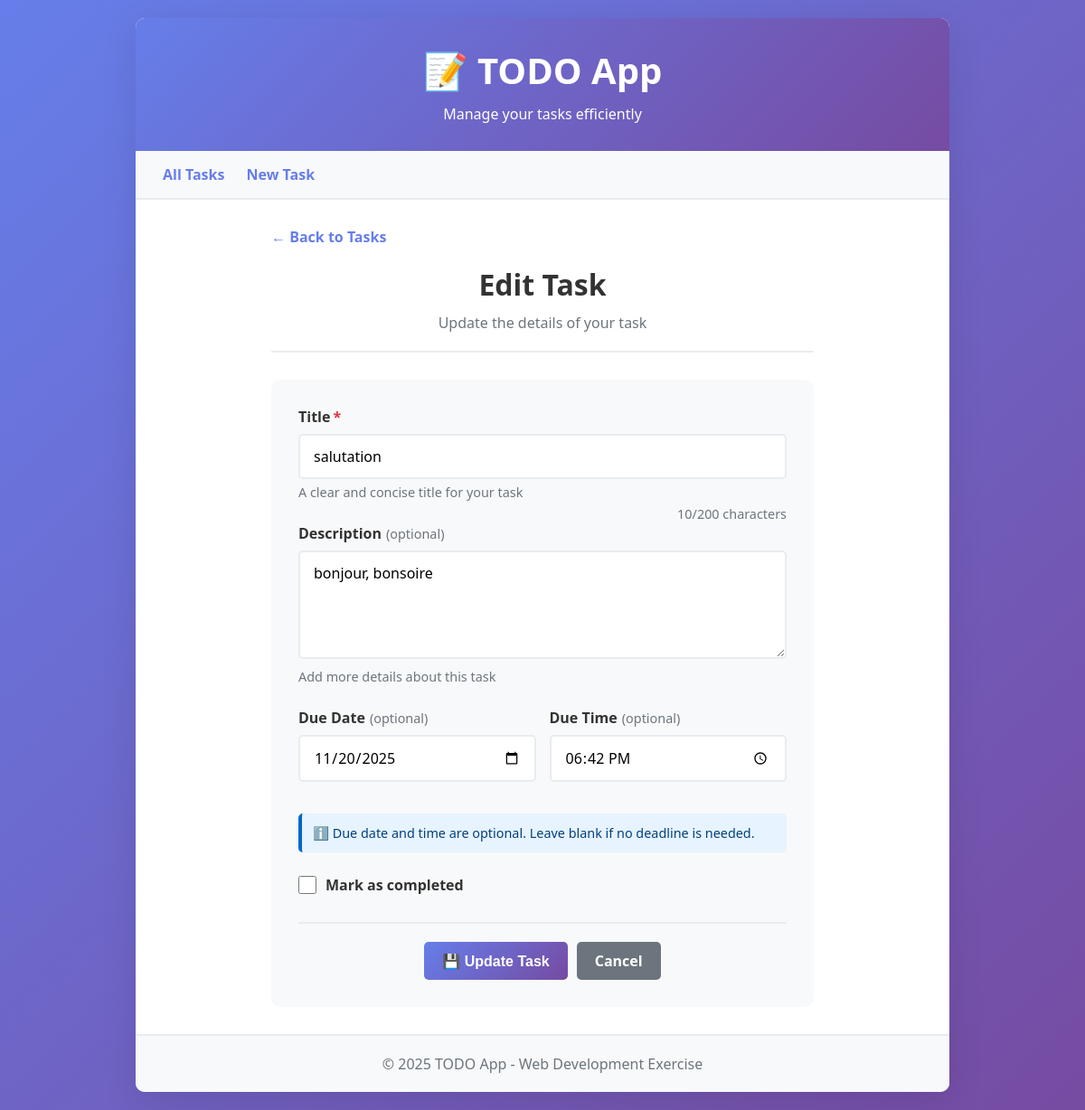
Page /1/update/ on the committed database.
### todo/models.py (models this page shows, shortened)
class Task(models.Model):
    title = models.CharField(max_length=200)
    description = models.TextField(blank=True, null=True)
    completed = models.BooleanField(default=False)
    due_date = models.DateField(blank=True, null=True)
    due_time = models.TimeField(blank=True, null=True)
    created_at = models.DateTimeField(auto_now_add=True)
    updated_at = models.DateTimeField(auto_now=True)
    class Meta:
        ordering = ['-created_at']  # Les plus récents en premier

### todo/views.py (the view, shortened to what this page needs)
# urls.py: path('<int:pk>/update/', views.task_update, name='task_update'),
def task_update(request, pk):
    task = get_object_or_404(Task, pk=pk)
    return render(request, 'task_form.html', {'task': task})

### todo/templates/task_form.html (shortened to what this page needs)
{% extends 'base.html' %}
{% block content %}
<div class="form-container">
    <a href="{% url 'task_list' %}" class="back-link">
        ← Back to Tasks
    </a>
    <div class="form-header">
        <h2>{% if task %}Edit Task{% else %}Create New Task{% endif %}</h2>
        <p>{% if task %}Update the details of your task{% else %}Add a new task to your list{% endif %}</p>
    </div>
    <div class="form-card">
        <form method="post" id="taskForm">
            <div class="form-group">
                <label for="id_title" class="form-label">
                    Title<span class="required">*</span>
                </label>
                <input
                    type="text"
                    name="title"
                    id="id_title"
                    class="form-control {% if form.title.errors %}error{% endif %}"
                    value="{% if task %}{{ task.title }}{% endif %}"
                    placeholder="Enter task title"
                    required
                    maxlength="200"
                >
                <small class="form-help">A clear and concise title for your task</small>
            </div>
            <div class="form-group">
                <label for="id_description" class="form-label">
                    Description<span class="optional">(optional)</span>
                </label>
                <textarea
                    name="description"
                    id="id_description"
                    class="form-control {% if form.description.errors %}error{% endif %}"
                    placeholder="Enter task description"
                >{% if task %}{{ task.description }}{% endif %}</textarea>
                <small class="form-help">Add more details about this task</small>
            </div>
            <div class="form-row">
                <div class="form-group">
                    <label for="id_due_date" class="form-label">
                        Due Date<span class="optional">(optional)</span>
                    </label>
                    <input
                        type="date"
                        name="due_date"
                        id="id_due_date"
                        class="form-control {% if form.due_date.errors %}error{% endif %}"
                        value="{% if task and task.due_date %}{{ task.due_date|date:'Y-m-d' }}{% endif %}"
                    >
                </div>
                <div class="form-group">
                    <label for="id_due_time" class="form-label">
                        Due Time<span class="optional">(optional)</span>
                    </label>
                    <input
                        type="time"
                        name="due_time"
                        id="id_due_time"
                        class="form-control {% if form.due_time.errors %}error{% endif %}"
                        value="{% if task and task.due_time %}{{ task.due_time|time:'H:i' }}{% endif %}"
                    >
                </div>
            </div>
            <div class="datetime-info">
                ℹ️ Due date and time are optional. Leave blank if no deadline is needed.
            </div>
            {% if task %}
            <div class="form-group" style="margin-top: 25px;">
                <div class="checkbox-group">
                    <input
                        type="checkbox"
                        name="completed"
                        id="id_completed"
                    >
                    <label for="id_completed" class="form-label">Mark as completed</label>
                </div>
            </div>
            {% endif %}
            <div class="form-actions">
                <button type="submit" class="btn btn-primary">
                    {% if task %}💾 Update Task{% else %}➕ Create Task{% endif %}
                </button>
                <a href="{% url 'task_list' %}" class="btn btn-secondary">Cancel</a>
            </div>
        </form>
    </div>
</div>
{% endblock %}

### todo/templates/base.html (style rules this page uses)
* { margin: 0; padding: 0; box-sizing: border-box; }
body { font-family: 'Segoe UI', Tahoma, Geneva, Verdana, sans-serif; background: linear-gradient(135deg, #667eea 0%, #764ba2 100%); min-height: 100vh; padding: 20px; }
.btn { display: inline-block; padding: 10px 20px; border: none; border-radius: 5px; cursor: pointer; text-decoration: none; font-size: 16px; transition: all 0.3s; font-weight: 600; }
.btn-primary { background: linear-gradient(135deg, #667eea 0%, #764ba2 100%); color: white; }
.btn-secondary { background: #6c757d; color: white; }

### todo/templates/task_form.html (style rules this page uses)
.form-container { max-width: 600px; margin: 0 auto; }
.form-header { text-align: center; margin-bottom: 30px; padding-bottom: 20px; border-bottom: 2px solid #e9ecef; }
.form-header h2 { font-size: 2em; color: #333; margin-bottom: 10px; }
.form-header p { color: #6c757d; }
.form-card { background: #f8f9fa; border-radius: 10px; padding: 30px; }
.form-group { margin-bottom: 25px; }
.form-label { display: block; font-weight: 600; color: #333; margin-bottom: 8px; font-size: 1em; }
.form-label .required { color: #dc3545; margin-left: 3px; }
.form-label .optional { color: #6c757d; font-weight: normal; font-size: 0.9em; margin-left: 5px; }
.form-control { width: 100%; padding: 12px 15px; border: 2px solid #e9ecef; border-radius: 5px; font-size: 1em; transition: all 0.3s; font-family: inherit; }
textarea.form-control { min-height: 120px; resize: vertical; }
.form-help { font-size: 0.9em; color: #6c757d; margin-top: 5px; display: block; }
.form-row { display: grid; grid-template-columns: 1fr 1fr; gap: 15px; }
.datetime-info { background: #e7f3ff; border-left: 4px solid #0066cc; padding: 12px; border-radius: 5px; margin-top: 10px; font-size: 0.9em; color: #004080; }
.form-actions { display: flex; gap: 10px; justify-content: center; margin-top: 30px; padding-top: 20px; border-top: 2px solid #e9ecef; }
.back-link { color: #667eea; text-decoration: none; display: inline-flex; align-items: center; gap: 5px; font-weight: 600; margin-bottom: 20px; }
.checkbox-group { display: flex; align-items: center; gap: 10px; }
.checkbox-group input[type="checkbox"] { width: 20px; height: 20px; cursor: pointer; }
.checkbox-group label { margin: 0; cursor: pointer; }

### rows in the picture
Task: title "salutation", description "bonjour, bonsoire", due_date "11/20/2025", due_time "18:42"
